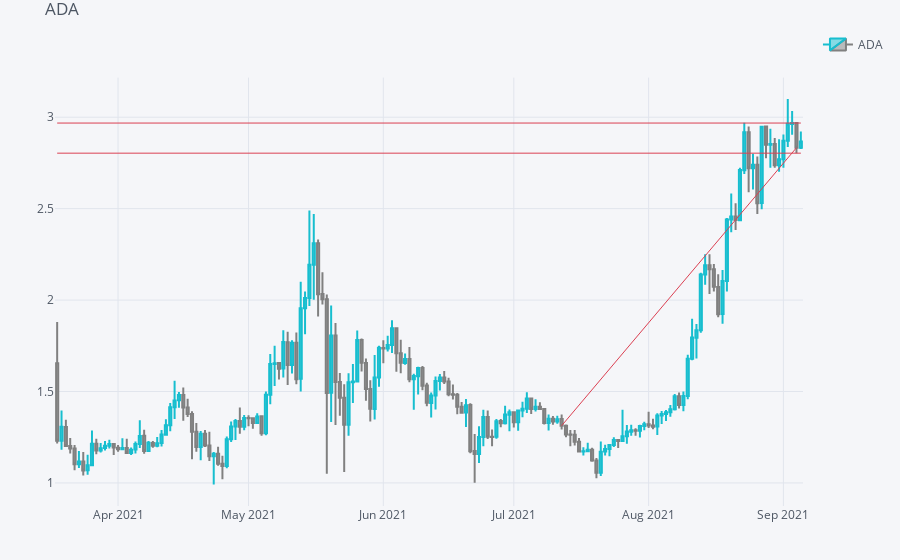

Source (notebook cell):
### Code cell
qf.iplot(title = "ADA", name = "ADA")

### Figure 1 — Plotly figure (JSON) as saved in the notebook; plotly's stock layout.template omitted (floating-point values rounded to 4 significant figures; data arrays with more than 128 entries replaced by an {"elided": "..."} marker saying what was removed)
{"data": [{"close": {"elided": "172 float values"}, "decreasing": {"line": {"color": "#808080"}}, "high": {"elided": "172 float values"}, "increasing": {"line": {"color": "#17BECF"}}, "low": {"elided": "172 float values"}, "name": "ADA", "open": {"elided": "172 float values"}, "showlegend": true, "type": "candlestick", "x": {"elided": "172 str values"}, "yaxis": "y2"}], "layout": {"autosize": true, "legend": {"bgcolor": "#F5F6F9", "font": {"color": "#4D5663"}}, "margin": {"b": 30, "l": 30, "r": 30, "t": 30}, "paper_bgcolor": "#F5F6F9", "plot_bgcolor": "#F5F6F9", "shapes": [{"line": {"color": "#db4052", "dash": "solid", "width": 1}, "type": "line", "x0": "2021-03-18", "x1": "2021-09-05", "xref": "x", "y0": [1.389], "y1": [1.389], "yref": "y2"}, {"line": {"color": "#db4052", "dash": "solid", "width": 1}, "type": "line", "x0": "2021-07-12", "x1": "2021-09-04", "xref": "x", "y0": 1.313, "y1": 2.833, "yref": "y2"}, {"line": {"color": "#db4052", "dash": "solid", "width": 1}, "type": "line", "x0": "2021-03-18", "x1": "2021-09-05", "xref": "x", "y0": [2.905], "y1": [2.905], "yref": "y2"}, {"line": {"color": "#db4052", "dash": "solid", "width": 1}, "type": "line", "x0": "2021-03-18", "x1": "2021-09-05", "xref": "x", "y0": 2.968, "y1": 2.968, "yref": "y2"}, {"line": {"color": "#db4052", "dash": "solid", "width": 1}, "type": "line", "x0": "2021-03-18", "x1": "2021-09-05", "xref": "x", "y0": 2.803, "y1": 2.803, "yref": "y2"}], "showlegend": true, "title": {"font": {"color": "#4D5663"}, "text": "ADA"}, "xaxis": {"anchor": "y2", "autorange": true, "gridcolor": "#E1E5ED", "range": ["2021-03-17 12:00", "2021-09-05 12:00"], "rangeselector": {"bgcolor": "rgba(150, 200, 250, 1)", "buttons": [{"count": 1, "label": "1m", "step": "month", "stepmode": "backward"}, {"count": 1, "label": "1y", "step": "year", "stepmode": "backward"}], "font": {"size": 13}, "visible": false, "x": 0, "y": 0.9}, "rangeslider": {"visible": false, "yaxis2": {}}, "showgrid": true, "tickfont": {"color": "#4D5663"}, "title": {"font": {"color": "#4D5663"}, "text": ""}, "type": "date", "zerolinecolor": "#E1E5ED"}, "yaxis": {"gridcolor": "#E1E5ED", "showgrid": true, "showticklabels": false, "tickfont": {"color": "#4D5663"}, "title": {"font": {"color": "#4D5663"}, "text": ""}, "zerolinecolor": "#E1E5ED"}, "yaxis2": {"autorange": true, "domain": [0, 0.9], "gridcolor": "#E1E5ED", "range": [0.8739, 3.217], "showgrid": true, "tickfont": {"color": "#4D5663"}, "title": {"font": {"color": "#4D5663"}, "text": ""}, "zerolinecolor": "#E1E5ED"}}}
